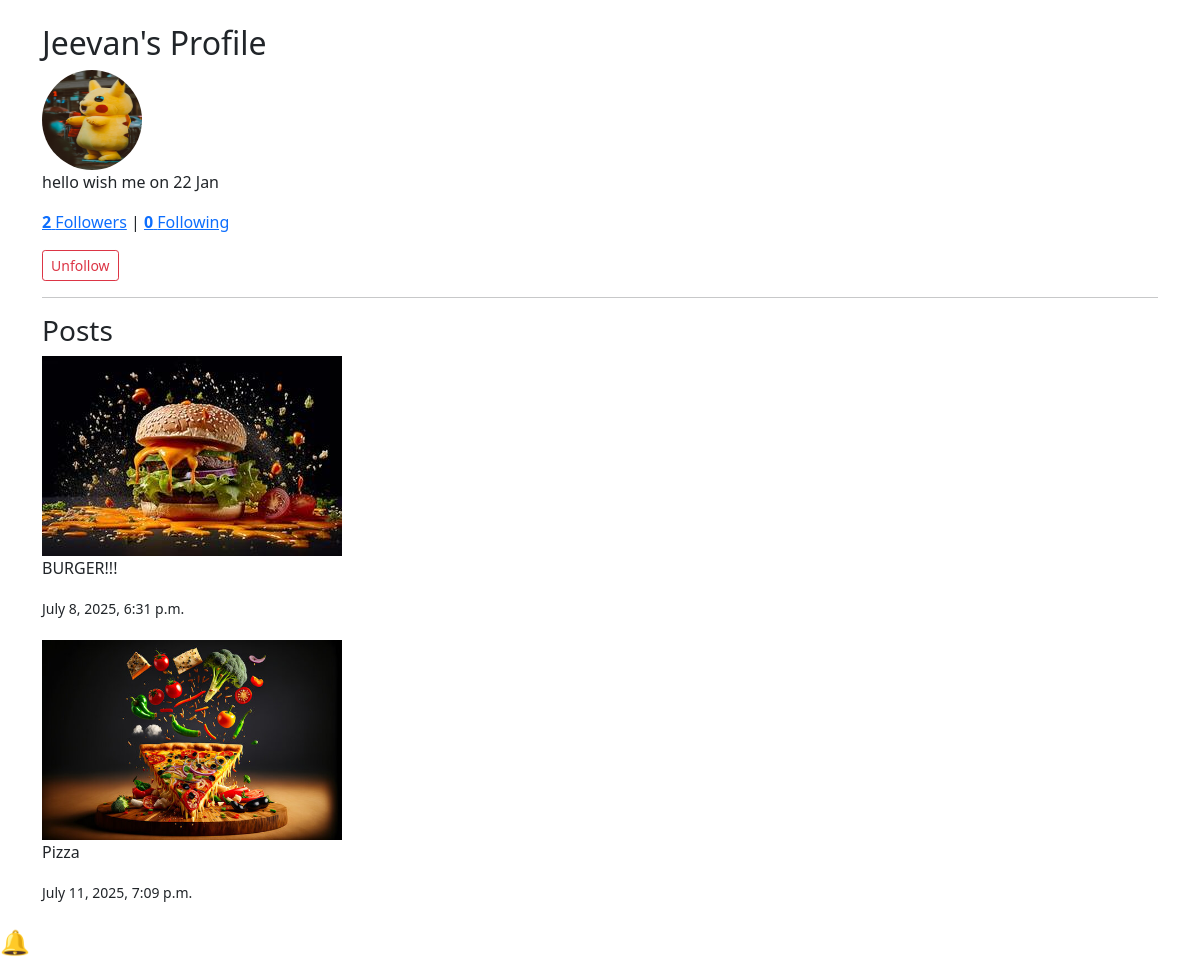
Screenshot of /profile/Jeevan/ (signed in) with the database file from the repository.
### core/models.py (models this page shows, shortened)
class Profile(models.Model):
    user = models.OneToOneField(User, on_delete=models.CASCADE)
    forget_pass_token=models.CharField(max_length=100,blank=True, null=True)
    profile_pic = models.ImageField(upload_to='profile_pics/', blank=True, null=True)
    bio = models.TextField(blank=True)

class Post(models.Model):
    user = models.ForeignKey(User, on_delete=models.CASCADE)
    image = models.ImageField(upload_to='posts/')
    caption = models.TextField(blank=True)
    created_at = models.DateTimeField(auto_now_add=True)

### core/views.py (the view)
# urls.py: path('profile/<str:username>/',views.user_profile, name='user_profile'),
@login_required
def user_profile(request, username):
    user_obj = get_object_or_404(User, username=username)
    posts = Post.objects.filter(user=user_obj)
    is_following = False
    if request.user.is_authenticated:
        is_following = Follow.objects.filter(follower=request.user, following=user_obj).exists()
    followers_count = Follow.objects.filter(following=user_obj).count()
    following_count = Follow.objects.filter(follower=user_obj).count()
    context = {
        'user_obj': user_obj,
        'posts': posts,
        'is_following': is_following,
        'followers_count': followers_count,
        'following_count': following_count,
    }
    return render(request, 'core/user_profile.html', context)

### core/templates/core/user_profile.html
{% extends "core/base.html" %}
{% block content %}
<div class="container mt-4">
          <h2>{{ user_obj.username }}'s Profile</h2>
          {% if user_obj.profile.profile_pic %}
          <img src="{{ user_obj.profile.profile_pic.url }}" alt="Profile Picture" width="100" height="100"
                    style="border-radius: 50%;">
          {% endif %}
          <p>{{ user_obj.profile.bio }}</p>
          <p>
                    <a href="{% url 'followers_list' user_obj.username %}"><strong>{{ followers_count }}</strong>
                              Followers</a> |
                    <a href="{% url 'following_list' user_obj.username %}"><strong>{{ following_count }}</strong>
                              Following</a>
          </p>
          {% if request.user != user_obj %}
          {% if is_following %}
          <a href="{% url 'unfollow_user' user_obj.username %}" class="btn btn-sm btn-outline-danger">Unfollow</a>
          {% else %}
          <a href="{% url 'follow_user' user_obj.username %}" class="btn btn-sm btn-outline-success">Follow</a>
          {% endif %}
          {% endif %}
          <hr>
          <h3>Posts</h3>
          {% for post in posts %}
          <div style="margin-bottom: 20px;">
                    <img src="{{ post.image.url }}" alt="Post Image" width="300"><br>
                    <p>{{ post.caption }}</p>
                    <p><small>{{ post.created_at }}</small></p>
          </div>
          {% empty %}
          <p>No posts yet</p>
          {% endfor %}
</div>
{% endblock %}

### rows the page displays
Post: image (picture), caption "BURGER!!!", created_at "July 8, 2025, 6:31 p.m."
Post: image (picture), caption "Pizza", created_at "July 11, 2025, 7:09 p.m."

### other values shown
{{ user_obj.username }} "Jeevan"
{{ user_obj.profile.bio }} "hello wish me on 22 Jan"
{{ followers_count }} "2"
{{ following_count }} "0"
